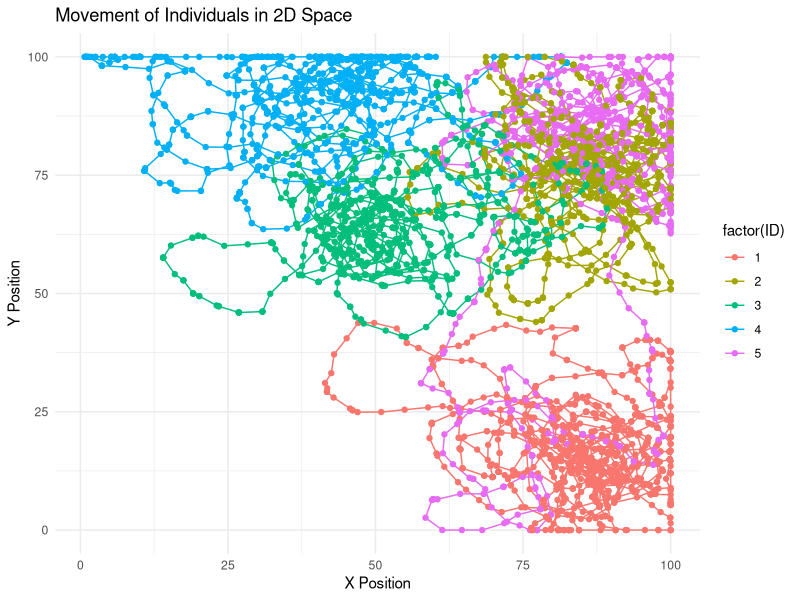

Generate this figure with R:
set.seed(14)


# Sample from home range --------------------------------------------------

n_individ <- 10         #Population size
n_steps <- 100          #Number of time steps
space_size <- 100       #Size of 2D region
max_speed <- 10          #Max speed in m/minute
HR_sd_max <- 20         #Maximum home range sd
HR_sd_min <- 5          #Minimum home range sd


#Uniform distribution to sample standard deviation (home range size)
HR_sd <- runif(n_individ, HR_sd_min, HR_sd_max) 

#Sample home range centers for each individual
HR_center <- data.frame(
  ID = 1:n_individ,
  x = runif(n_individ, 0, space_size),
  y = runif(n_individ, 0, space_size)
)

#Matrix to store positions over time
locations <- array(NA, dim=c(n_individ, 2, n_steps+1))
locations[,,1] <- as.matrix(HR_center[,c("x","y")])


#Simulate movement
for (t in 2:(n_steps+1)){
  for (i in 1:n_individ){
    
  #For every individual, sample a random point from home range
  proposed_x <- rnorm(1, mean=HR_center$x[i], sd=HR_sd[i])  
  proposed_y <- rnorm(1, mean=HR_center$y[i], sd=HR_sd[i])
  
  #Compute distance
  dx <- proposed_x - locations[i,1,t-1]
  dy <- proposed_y - locations[i,2,t-1]
  step_distance <- sqrt(dx^2 + dy^2)
  
  #If too far, move to max distance
  over_limit <- step_distance > max_speed
  dx[over_limit] <- dx[over_limit]/step_distance[over_limit]*max_speed
  dy[over_limit] <- dy[over_limit]/step_distance[over_limit]*max_speed
  
  #Define new positions
  locations[i,1,t] <- locations[i,1,t-1]+dx
  locations[i,2,t] <- locations[i,2,t-1]+dy

  #Keep within bounds
  locations[i,1,t] <- pmax(0,pmin(space_size, locations[i,1,t]))
  locations[i,2,t] <- pmax(0,pmin(space_size, locations[i,2,t])) 

  }
  }


# Recursive ---------------------------------------------------------------

library(circular)

n_individ <- 10               #Population size
n_steps <- 1000                #Number of time steps
space_size <- 100             #Size of 2D region
max_speed <- 4               #Max speed
cor.angle <- 0.6              #Correlation between successive angles
cor.speed <- 0.4              #Correlation between successive speeds
acceleration_strength <- 0.2  #Strength of acceleration towards center


#Sample home range centers for each individual
HR_center <- data.frame(
  ID = 1:n_individ,
  x = runif(n_individ, 0, space_size),
  y = runif(n_individ, 0, space_size)
)

#Sample starting speed and angle
speeds<- runif(n_individ, 0, max_speed)
angles <- runif(n_individ, 0, 2*pi)

#Matrix to store positions over time
locations <- array(NA, dim=c(n_individ, 2, n_steps+1))
locations[,,1] <- as.matrix(HR_center[,c("x","y")])
steps <- array(NA, dim=c(n_individ,2,n_steps+1))
steps[,1,1] <- speeds
steps[,2,1] <- angles

#Simulate movement
for (t in 2:(n_steps+1)){
  for (i in 1:n_individ){

#Create random variation in speed. If its greater than max, set to max. If its less than 0, set to 0.
noise_speed <- rnorm(1, mean=0, sd=sqrt(1-cor.speed^2)*max_speed)
steps[i,1,t] <- cor.speed * steps[i,1,t-1] + noise_speed
steps[i,1,t] <- ifelse(steps[i,1,t] >= max_speed, max_speed, ifelse(steps[i,1,t] <= 0, 0, steps[i,1,t]))

#Calculate angle to the center of home range
dx_to_center <- HR_center$x[i] - locations[i,1,t-1]
dy_to_center <- HR_center$y[i] - locations[i,2,t-1]
angle_to_center <- atan2(dy_to_center, dx_to_center)

#Sample random angle using von Mises distribution
new_angle <- circular::rvonmises(1, mu=circular(steps[i,2,t-1]), kappa=10*cor.angle)
new_angle <- as.numeric(new_angle)

#Angle plus bias toward the home range center
mean_angle <- atan2(sin(new_angle) + acceleration_strength * sin(angle_to_center),
                    cos(new_angle) + acceleration_strength * cos(angle_to_center))

#Updated direction
steps[i,2,t] <- mean_angle

#Update velocities
movement_x <- steps[i,1,t] * cos(steps[i,2,t])
movement_y <- steps[i,1,t] * sin(steps[i,2,t])

#Update positions
locations[i,1,t] <- locations[i,1,t-1] + movement_x
locations[i,2,t] <- locations[i,2,t-1] + movement_y

#Keep within bounds
locations[i,1,t] <- pmax(0,pmin(space_size, locations[i,1,t]))
locations[i,2,t] <- pmax(0,pmin(space_size, locations[i,2,t])) 

angles[i] <- mean_angle
}
}



#################################################################################################
#Plot results

library(ggplot2)

movement_data <- data.frame(
  ID = rep(1:n_individ, n_steps + 1),
  Time = rep(0:n_steps, each = n_individ),
  x = as.vector(locations[, 1, ]),
  y = as.vector(locations[, 2, ])
)

ggplot(movement_data[movement_data$ID <= 5, ], aes(x = x, y = y, color = factor(ID))) +
  geom_path() +
  geom_point() +
  labs(title = "Movement of Individuals in 2D Space", x = "X Position", y = "Y Position") +
  theme_minimal()
